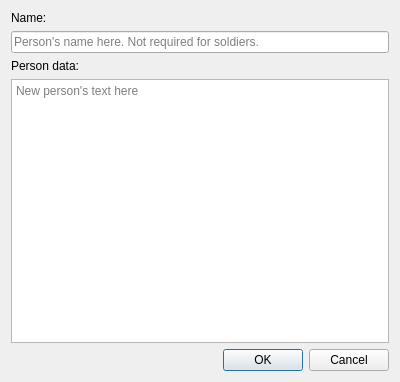
<?xml version="1.0" encoding="UTF-8"?>
<ui version="4.0">
 <class>CreateNewPersonDialog</class>
 <widget class="QDialog" name="CreateNewPersonDialog">
  <property name="geometry">
   <rect>
    <x>0</x>
    <y>0</y>
    <width>400</width>
    <height>382</height>
   </rect>
  </property>
  <property name="windowTitle">
   <string>Create new person entry</string>
  </property>
  <layout class="QVBoxLayout" name="verticalLayout_2">
   <item>
    <layout class="QVBoxLayout" name="verticalLayout">
     <item>
      <widget class="QLabel" name="label_2">
       <property name="text">
        <string>Name:</string>
       </property>
      </widget>
     </item>
     <item>
      <widget class="QLineEdit" name="nameField">
       <property name="placeholderText">
        <string>Person's name here. Not required for soldiers.</string>
       </property>
      </widget>
     </item>
     <item>
      <widget class="QLabel" name="label">
       <property name="text">
        <string>Person data:</string>
       </property>
      </widget>
     </item>
     <item>
      <widget class="QPlainTextEdit" name="plainTextEdit">
       <property name="backgroundVisible">
        <bool>false</bool>
       </property>
       <property name="placeholderText">
        <string>New person's text here</string>
       </property>
      </widget>
     </item>
    </layout>
   </item>
   <item>
    <widget class="QDialogButtonBox" name="buttonBox">
     <property name="orientation">
      <enum>Qt::Horizontal</enum>
     </property>
     <property name="standardButtons">
      <set>QDialogButtonBox::Cancel|QDialogButtonBox::Ok</set>
     </property>
    </widget>
   </item>
  </layout>
 </widget>
 <resources/>
 <connections>
  <connection>
   <sender>buttonBox</sender>
   <signal>accepted()</signal>
   <receiver>CreateNewPersonDialog</receiver>
   <slot>accept()</slot>
   <hints>
    <hint type="sourcelabel">
     <x>248</x>
     <y>254</y>
    </hint>
    <hint type="destinationlabel">
     <x>157</x>
     <y>274</y>
    </hint>
   </hints>
  </connection>
  <connection>
   <sender>buttonBox</sender>
   <signal>rejected()</signal>
   <receiver>CreateNewPersonDialog</receiver>
   <slot>reject()</slot>
   <hints>
    <hint type="sourcelabel">
     <x>316</x>
     <y>260</y>
    </hint>
    <hint type="destinationlabel">
     <x>286</x>
     <y>274</y>
    </hint>
   </hints>
  </connection>
 </connections>
</ui>
